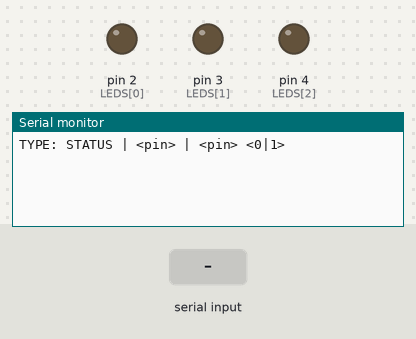
A sketch run on a simulated Arduino Uno, built with avr-gcc and run on an emulated ATmega328P. On the bench: output pins drawn as LEDs (lit = HIGH), the last lines printed to the serial monitor. Inputs (shaded band) come from the test bench.

Above: at 1.2 s.
1.3 s: "STATUS 1\n" received over Serial
At 2.2 s:
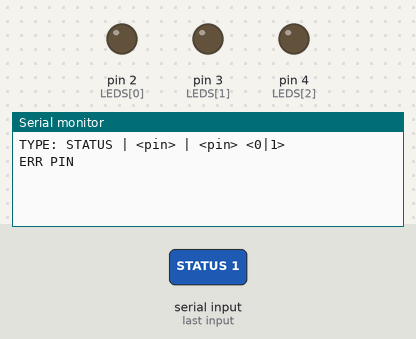
2.8 s: "STATUS\n" received over Serial
At 3.3 s:
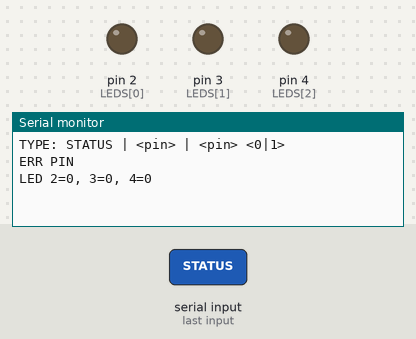

Measured:
- after the input at 1.3 s, the serial monitor: prints a new line at once (image 1)
- after the input at 2.8 s, the serial monitor: prints a new line at once (image 2)

The sketch:

04_serial_status_formatting.ino
```cpp
// V4: STATUS + управление светодиодами (2,3,4) через Serial.
// Команды:
//   STATUS            -> вывести состояния D2/D3/D4
//   <pin>             -> переключить (toggle) указанный пин (2/3/4)
//   <pin> <0|1>       -> установить состояние пина (0=LOW, 1=HIGH)
// Ошибки: ERR FORMAT / ERR PIN / ERR VAL

const int LEDS[3] = { 2, 3, 4 };

bool isLedPin(int p) {
  return (p == LEDS[0] || p == LEDS[1] || p == LEDS[2]);
}

void setup() {
  for (int i = 0; i < 3; i++) {
    pinMode(LEDS[i], OUTPUT);
    digitalWrite(LEDS[i], LOW);
  }
  Serial.begin(115200);
  Serial.println("TYPE: STATUS | <pin> | <pin> <0|1>");
}

void loop() {
  if (!Serial.available()) return;

  String cmd = Serial.readStringUntil('\n');
  cmd.trim();
  if (cmd.length() == 0) return;

  if (cmd.equalsIgnoreCase("STATUS")) {
    char buf[64];
    snprintf(buf, sizeof(buf), "LED %d=%d, %d=%d, %d=%d",
             LEDS[0], (digitalRead(LEDS[0])),
             LEDS[1], (digitalRead(LEDS[1])),
             LEDS[2], (digitalRead(LEDS[2])));
    Serial.println(buf);
    return;
  }

  int sp = cmd.indexOf(' ');

  if (sp < 0) {
    // Один токен: ожидаем номер пина -> TOGGLE
    int p = cmd.toInt();
    if (!isLedPin(p)) {
      Serial.println("ERR PIN");
      return;
    }
    digitalWrite(p, !digitalRead(p));
    Serial.print("SER TOGGLE PIN ");
    Serial.println(p);
    return;
  }

  // Два токена: "<pin> <state>"
  String s1 = cmd.substring(0, sp);
  s1.trim();
  String s2 = cmd.substring(sp + 1);
  s2.trim();

  int p = s1.toInt();
  if (!isLedPin(p)) {
    Serial.println("ERR PIN");
    return;
  }

  if (s2 != "0" && s2 != "1") {
    Serial.println("ERR VAL");
    return;
  }
  int val = (s2 == "1") ? HIGH : LOW;

  digitalWrite(p, val);
  Serial.print("SET ");
  Serial.print(p);
  Serial.print(" = ");
  Serial.println(val);
}
```
